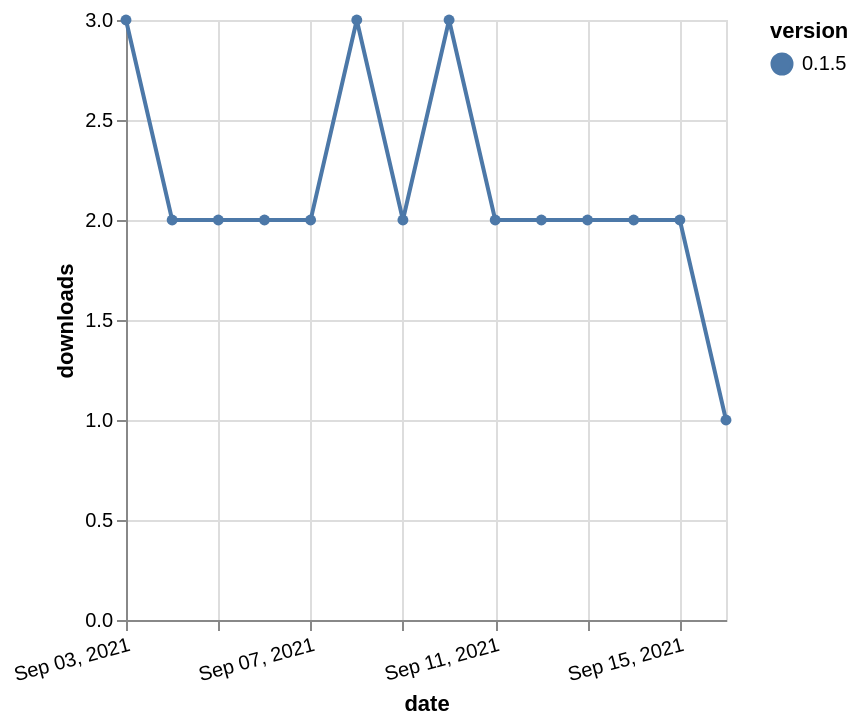

Vega-Lite specification for this chart:
### Vega-Lite specification from a JSON file in a GitHub repository (floating-point values rounded to 4 significant figures)
{"$schema": "https://vega.github.io/schema/vega-lite/v5.json", "description": "A simple bar chart with embedded data.", "data": {"values": [{"date": "2021-09-03", "total": 105, "delta": 3, "version": "0.1.5"}, {"date": "2021-09-04", "total": 107, "delta": 2, "version": "0.1.5"}, {"date": "2021-09-05", "total": 109, "delta": 2, "version": "0.1.5"}, {"date": "2021-09-06", "total": 111, "delta": 2, "version": "0.1.5"}, {"date": "2021-09-07", "total": 113, "delta": 2, "version": "0.1.5"}, {"date": "2021-09-08", "total": 116, "delta": 3, "version": "0.1.5"}, {"date": "2021-09-09", "total": 118, "delta": 2, "version": "0.1.5"}, {"date": "2021-09-10", "total": 121, "delta": 3, "version": "0.1.5"}, {"date": "2021-09-11", "total": 123, "delta": 2, "version": "0.1.5"}, {"date": "2021-09-12", "total": 125, "delta": 2, "version": "0.1.5"}, {"date": "2021-09-13", "total": 127, "delta": 2, "version": "0.1.5"}, {"date": "2021-09-14", "total": 129, "delta": 2, "version": "0.1.5"}, {"date": "2021-09-15", "total": 131, "delta": 2, "version": "0.1.5"}, {"date": "2021-09-16", "total": 132, "delta": 1, "version": "0.1.5"}]}, "width": "container", "mark": {"type": "line", "point": {"filled": true}}, "encoding": {"x": {"field": "date", "type": "temporal", "timeUnit": "yearmonthdate", "title": "date", "axis": {"labelAngle": -15}}, "y": {"field": "delta", "type": "quantitative", "title": "downloads"}, "color": {"field": "version", "type": "nominal"}, "tooltip": {"field": "delta"}}}
